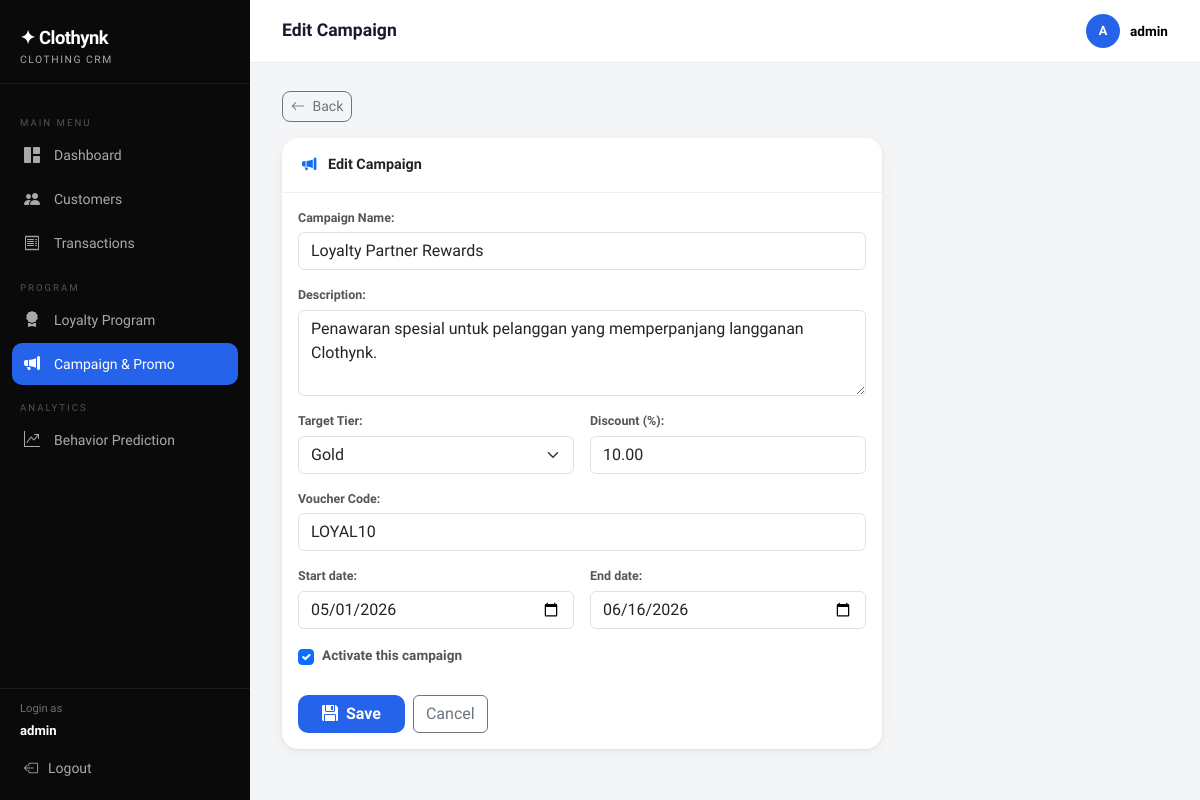
Before: /campaign/1/edit/ (signed in) with the older database file.
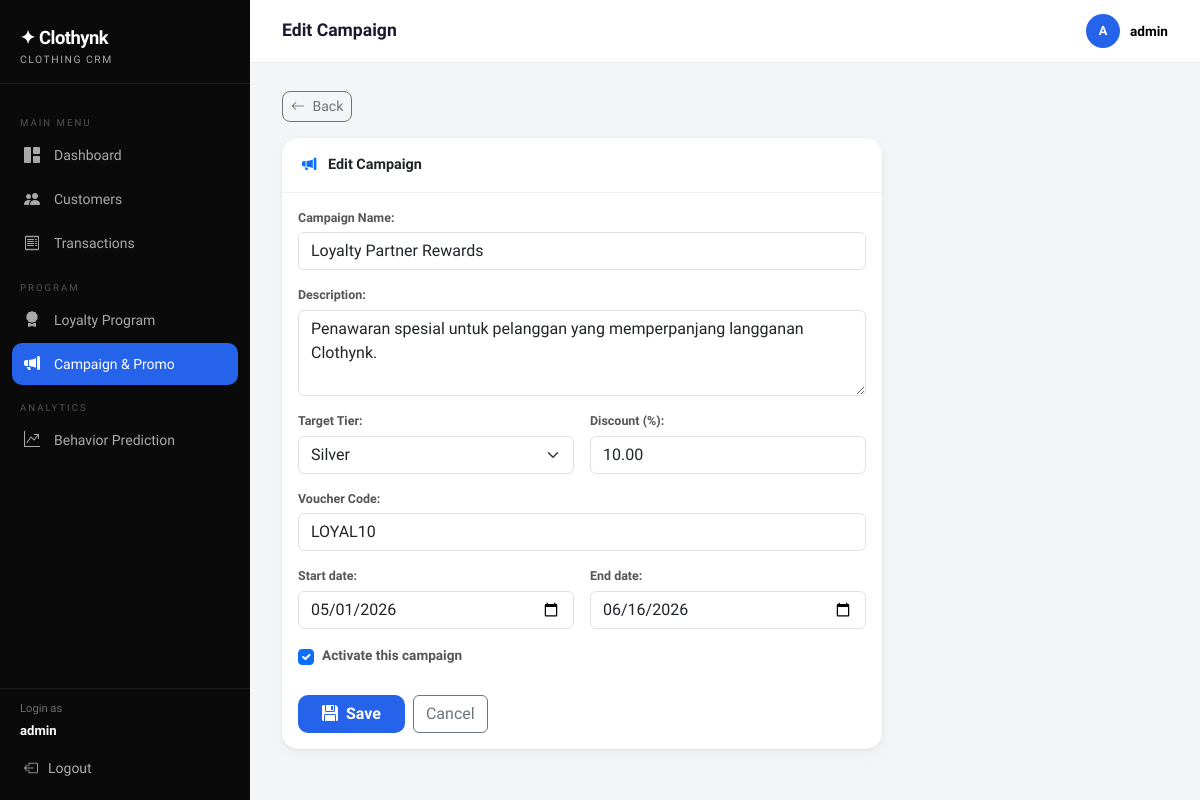
After: the same page with the newer database file.
### core/models.py (models this page shows, shortened)
class Campaign(models.Model):
    TARGET_TIER_CHOICES = [('all', 'All')] + LoyaltyProfile.TIER_CHOICES
    name                = models.CharField(max_length=150, verbose_name='Campaign Name')
    description         = models.TextField(verbose_name='Description')
    start_date          = models.DateField(verbose_name='Start Date')
    end_date            = models.DateField(verbose_name='End Date')
    target_tier         = models.CharField(max_length=10, choices=TARGET_TIER_CHOICES, default='all', verbose_name='Target Tier')
    discount_percentage = models.DecimalField(max_digits=5, decimal_places=2, verbose_name='Discount (%)')
    voucher_code        = models.CharField(max_length=50, verbose_name='Voucher Code')
    is_active           = models.BooleanField(default=True, verbose_name='Active?')
    created_at          = models.DateTimeField(auto_now_add=True)
    class Meta:
        ordering = ['-created_at']
        verbose_name = 'Campaign'
        verbose_name_plural = 'Campaign'

### core/views.py (the view)
# urls.py: path('campaign/<int:pk>/edit/', views.campaign_edit, name='campaign_edit'),
@login_required
def campaign_edit(request, pk):
    campaign = get_object_or_404(Campaign, pk=pk)
    form = CampaignForm(request.POST or None, instance=campaign)
    if form.is_valid():
        form.save()
        messages.success(request, 'Campaign updated successfully!')
        return redirect('campaign_list')
    return render(request, 'core/campaign_form.html', {'form': form, 'title': 'Edit Campaign', 'campaign': campaign})

### core/forms.py
class CampaignForm(forms.ModelForm):
    start_date = forms.DateField(
        widget=forms.DateInput(
            format='%Y-%m-%d',
            attrs={'type': 'date', 'class': 'form-control'}
        )
    )
    end_date = forms.DateField(
        widget=forms.DateInput(
            format='%Y-%m-%d',
            attrs={'type': 'date', 'class': 'form-control'}
        )
    )
    class Meta:
        model = Campaign
        fields = ['name', 'description', 'start_date', 'end_date', 'target_tier', 'discount_percentage', 'voucher_code', 'is_active']
        widgets = {
            'name':                forms.TextInput(attrs={'class': 'form-control'}),
            'description':         forms.Textarea(attrs={'class': 'form-control', 'rows': 3}),
            'target_tier':         forms.Select(attrs={'class': 'form-select'}),
            'discount_percentage': forms.NumberInput(attrs={'class': 'form-control', 'step': '0.01'}),
            'voucher_code':        forms.TextInput(attrs={'class': 'form-control'}),
            'is_active':           forms.CheckboxInput(attrs={'class': 'form-check-input'}),
        }

### core/templates/core/campaign_form.html (shortened to what this page needs)
{% extends 'core/base.html' %}
{% block page_title %}{{ title }}{% endblock %}
{% block content %}
<div class="mb-3">
  <a href="{% url 'campaign_list' %}" class="btn btn-sm btn-outline-secondary" style="border-radius:8px;"><i class="bi bi-arrow-left me-1"></i> Back</a>
</div>
<div class="card" style="max-width:600px;">
  <div class="card-header fw-semibold">
    <i class="bi bi-megaphone-fill me-2 text-primary"></i>
    {{ title }}
</div>
  <div class="card-body">
    <form method="post">
      <div class="row g-3">
        <div class="col-12">{{ form.name.label_tag }}{{ form.name }}</div>
        <div class="col-12">{{ form.description.label_tag }}{{ form.description }}</div>
       <div class="col-md-6">{{ form.target_tier.label_tag }}{{ form.target_tier }}</div>
        <div class="col-md-6">{{ form.discount_percentage.label_tag }}{{ form.discount_percentage }}</div>
        <div class="col-12">{{ form.voucher_code.label_tag }}{{ form.voucher_code }}</div>
        <div class="col-md-6">{{ form.start_date.label_tag }}{{ form.start_date }}</div>
        <div class="col-md-6">{{ form.end_date.label_tag }}{{ form.end_date }}</div>
        <div class="col-12">
          <div class="form-check">
            {{ form.is_active }}
            <label class="form-check-label" for="{{ form.is_active.id_for_label }}" style="font-size:0.85rem;">
              Activate this campaign
            </label>
          </div>
        </div>
      </div>
      <div class="d-flex gap-2 mt-4">
        <button type="submit" class="btn btn-accent px-4"><i class="bi bi-floppy-fill me-1"></i> Save</button>
        <a href="{% url 'campaign_list' %}" class="btn btn-outline-secondary">Cancel</a>
      </div>
    </form>
  </div>
</div>
{% endblock %}

Changed rows visible on the page:
changed Campaign "Loyalty Partner Rewards": target_tier "Gold" → "Silver"
